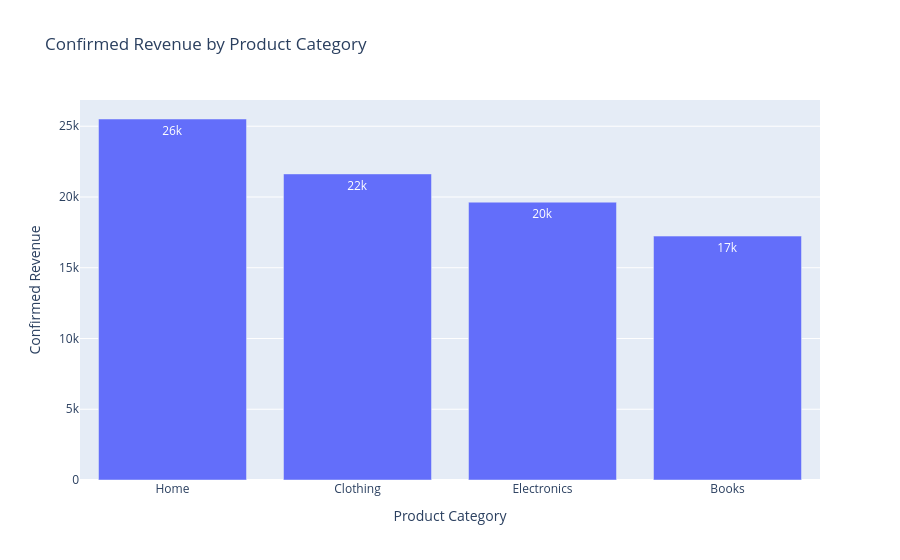

Here is the notebook cell this chart was saved with:
### Code cell
fig = px.bar(
    category_revenue,
    x="category",
    y="total_price",
    text_auto=".2s",
    title="Confirmed Revenue by Product Category"
)

fig.update_layout(
    xaxis_title="Product Category",
    yaxis_title="Confirmed Revenue"
)

fig.show()

### Figure 1 — Plotly figure (JSON) as saved in the notebook; plotly's stock layout.template omitted (floating-point values rounded to 4 significant figures)
{"data": [{"hovertemplate": "category=%{x}<br>total_price=%{y}<extra></extra>", "legendgroup": "", "marker": {"color": "#636efa", "pattern": {"shape": ""}}, "name": "", "orientation": "v", "showlegend": false, "textposition": "auto", "texttemplate": "%{y:.2s}", "type": "bar", "x": ["Home", "Clothing", "Electronics", "Books"], "xaxis": "x", "y": [25510.0, 21630.0, 19630.0, 17240.0], "yaxis": "y"}], "layout": {"barmode": "relative", "legend": {"tracegroupgap": 0}, "title": {"text": "Confirmed Revenue by Product Category"}, "xaxis": {"anchor": "y", "domain": [0, 1], "title": {"text": "Product Category"}}, "yaxis": {"anchor": "x", "domain": [0, 1], "title": {"text": "Confirmed Revenue"}}}}
